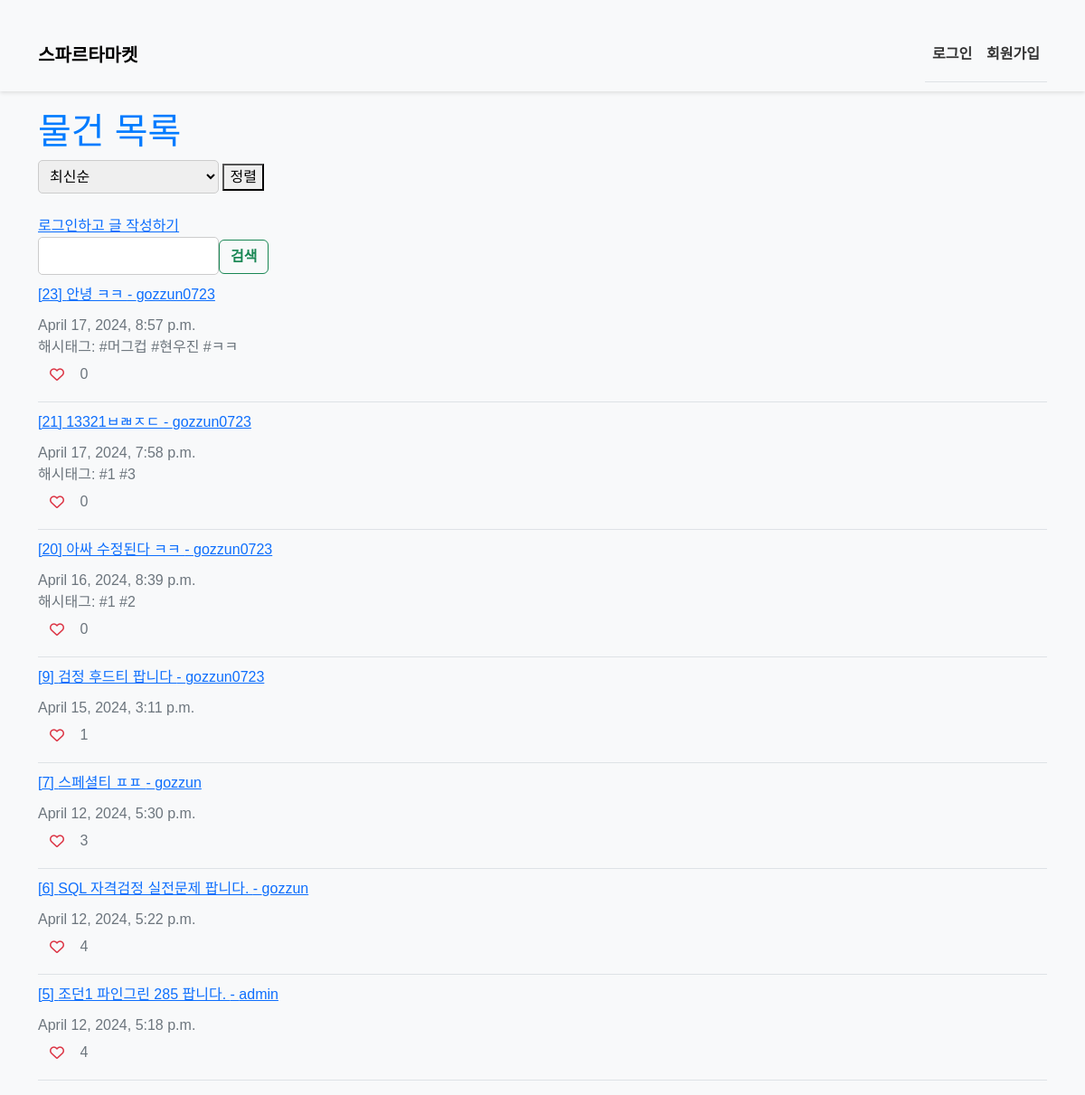
/products/, run on an earlier commit of the app's database.
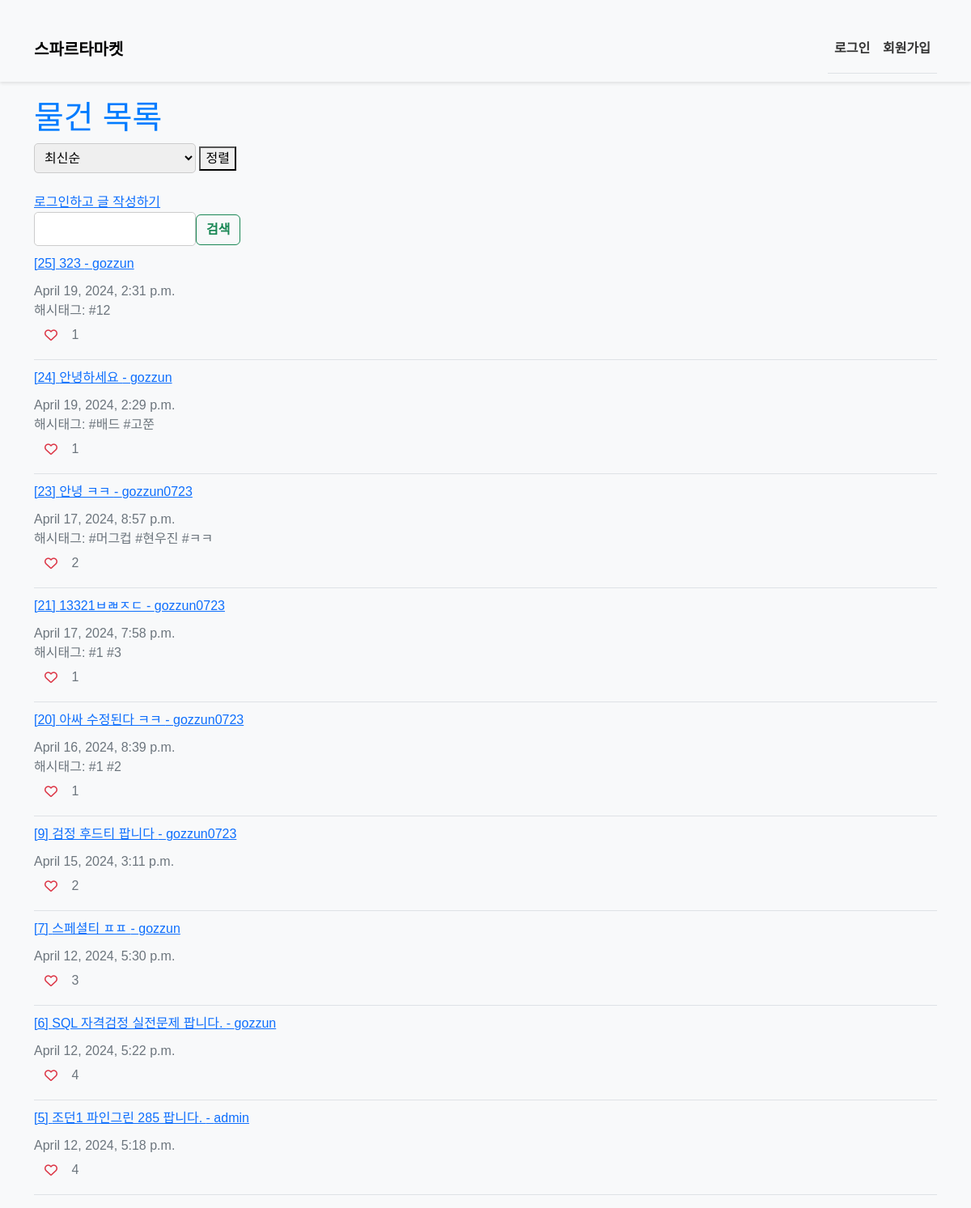
And on a later commit of the database.
### products/models.py (models this page shows, shortened)
class Product(models.Model):
    title = models.CharField(max_length=50)
    content = models.TextField()
    image = models.ImageField(upload_to="images/", blank=True)
    created_at = models.DateTimeField(auto_now_add=True)
    updated_at = models.DateTimeField(auto_now=True)
    author = models.ForeignKey(settings.AUTH_USER_MODEL, on_delete=models.CASCADE, related_name="products")
    like_users = models.ManyToManyField(settings.AUTH_USER_MODEL, related_name="like_products")
    views = models.IntegerField(default=0)
    hashtags = models.ManyToManyField(Hashtag, blank=True)

class Hashtag(models.Model):
    name = models.CharField(max_length=20, unique=True) #중복은 허용되지 않음.

### accounts/models.py (models this page shows)
class User(AbstractUser):
    following = models.ManyToManyField(
        "self", related_name="followers", symmetrical=False #팔로워는 대칭 관계가 아님.
    )
    image = models.ImageField(upload_to="images/", blank=True) #이미지 추가
    created_at = models.DateTimeField(auto_now_add=True)

### products/views.py (the view, shortened to what this page needs)
# urls.py: path("", views.products, name="products"),
def products(request):
    order_by = request.GET.get('order_by', 'latest')
    search = request.GET.get('search')
    if order_by == 'latest':
        products = Product.objects.order_by('-created_at')
    elif order_by == 'liked':
        products = Product.objects.annotate(like_count=Count('like_users')).order_by('-like_count', '-created_at')
    context = {
        "products": products,
    }
    return render(request, "products/products.html", context)

### products/templates/products/products.html (shortened to what this page needs)
{% extends "base.html" %}
{% block content %}
    <h1>물건 목록</h1>
    <form method="GET" action="{% url 'products:products' %}">
        <select name="order_by">
            <option value="latest">최신순</option>
        </select>
        <button type="submit">정렬</button>
    </form>
    <br>
    {% if request.user.is_authenticated %}
        <a href="{% url 'products:create' %}">새 글 작성</a>
    {% else %}
        <a href="{% url 'accounts:login' %}">로그인하고 글 작성하기</a>
    {% endif %}
    <form method="GET" action="{% url 'products:products' %}">
        <input type="text" name="search"><button class="btn btn-outline-success" type="submit">검색</button>
    </form>
    <ul class="product-list">
        {% for product in products %}
            <li>
                <a href="{% url 'products:product_detail' product.id %}">
                    <div>[{{ product.id }}] {{ product.title }} - {{ product.author.username }}</div>
                </a>
                <div class="product-info">
                    {{ product.created_at }}
                    <br>
                    {% if product.hashtags.all %}
                    해시태그:
                    {% for hashtag in product.hashtags.all %}
                        {{ hashtag.name }}
                    {% endfor %}
                    {% endif %}
                    <form action="{% url 'products:like' product.pk %}" method="POST">
                        {% if user in product.like_users.all %}
                        <button class="btn btn-link text-danger">
                            <i class="fa-solid fa-heart"></i>
                        </button>
                        {{ product.like_users.count }}
                        {% else %}
                        <button class="btn btn-link text-danger">
                            <i class="fa-regular fa-heart"></i>
                        </button>
                        {{ product.like_users.count }}
                        {% endif %}
                    </form>
                </div>
            </li>
        {% endfor %}
    </ul>
{% endblock content %}

### templates/base.html (shortened to what this page needs)
{% load static %}
<!DOCTYPE html>
<html lang="en">
<head>
    <link href="https://cdn.jsdelivr.net/npm/bootstrap@5.3.3/dist/css/bootstrap.min.css" rel="stylesheet">
    <link rel="stylesheet" href="{% static 'css/style.css' %}">
</head>
<body>
    <nav class="navbar navbar-expand-lg navbar-light bg-light">
        <div class="container">
            <a class="navbar-brand" href="{% url 'products:products'%}">스파르타마켓</a>
            <div class="collapse navbar-collapse" id="navbarNav">
                <ul class="navbar-nav ms-auto">
                    {% if request.user.is_authenticated %}
                        <li class="nav-item">
                            <a class="nav-link" href="{% url 'accounts:profile' user.username %}">{{ user }}</a>
                        </li>
                        <li class="nav-item">
                            <form action="{% url 'accounts:logout' %}" method="POST">
                                {% csrf_token %}
                                <button type="submit" class="btn btn-danger">로그아웃</button>
                            </form>
                        </li>
                    {% else %}
                        <li class="nav-item">
                            <a class="nav-link" href="{% url 'accounts:login'%}">로그인</a>
                        </li>
                        <li class="nav-item">
                            <a class="nav-link" href="{% url 'accounts:signup'%}">회원가입</a>
                        </li>
                    {% endif %}
                </ul>
            </div>
        </div>
    </nav>
    <div class="container">
        {% block content %}
        {% endblock content %}
    </div>
</body>
</html>

### static/css/style.css (style rules this page uses)
body { font-family: Arial, sans-serif; background-color: #f8f9fa; color: #333; }
.navbar { background-color: #fff; box-shadow: 0 2px 4px rgba(0, 0, 0, 0.1); padding: 10px 0; }
.navbar-brand { font-weight: bold; }
.navbar-nav .nav-link { color: #333; font-weight: bold; }
.container { margin-top: 20px; }
h1, h2 { color: #007bff; }
.btn { font-weight: bold; }
input[type="text"], select { width: 200px; padding: 8px; border: 1px solid #ccc; border-radius: 5px; }
ul { list-style-type: none; padding: 0; }
li { border-bottom: 1px solid #dee2e6; padding: 10px 0; }
.product-info { margin-top: 10px; color: #6c757d; }

What changed in the data, as far as the page shows it:
added Product: id "25", title "323", author.username "gozzun", created_at "April 19, 2024, 2:31 p.m.", like_users.count "1"
added Hashtag: name "#12", shown under "25"
added Product: id "24", title "안녕하세요", author.username "gozzun", created_at "April 19, 2024, 2:29 p.m.", like_users.count "1"
added Hashtag: name "#배드", shown under "24"
added Hashtag: name "#고쭌", shown under "24"
changed Product "안녕 ㅋㅋ": like_users.count "0" → "2"
changed Product "13321ㅂㄼㅈㄷ": like_users.count "0" → "1"
changed Product "아싸 수정된다 ㅋㅋ": like_users.count "0" → "1"
changed Product "검정 후드티 팝니다": like_users.count "1" → "2"
